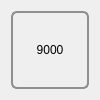
<?xml version="1.0" encoding="UTF-8"?>
<ui version="4.0">
 <class>CardWidget</class>
 <widget class="QWidget" name="CardWidget">
  <property name="geometry">
   <rect>
    <x>0</x>
    <y>0</y>
    <width>100</width>
    <height>100</height>
   </rect>
  </property>
  <property name="minimumSize">
   <size>
    <width>100</width>
    <height>100</height>
   </size>
  </property>
  <property name="maximumSize">
   <size>
    <width>100</width>
    <height>100</height>
   </size>
  </property>
  <property name="baseSize">
   <size>
    <width>100</width>
    <height>100</height>
   </size>
  </property>
  <property name="windowTitle">
   <string>Form</string>
  </property>
  <property name="styleSheet">
   <string notr="true">
</string>
  </property>
  <layout class="QGridLayout" name="gridLayout">
   <item row="0" column="0">
    <widget class="QPushButton" name="scoreButton">
     <property name="sizePolicy">
      <sizepolicy hsizetype="MinimumExpanding" vsizetype="MinimumExpanding">
       <horstretch>0</horstretch>
       <verstretch>0</verstretch>
      </sizepolicy>
     </property>
     <property name="styleSheet">
      <string notr="true">*:hover{
background-color: gray;
}
QPushButton {
    border: 2px solid #8f8f91;
    border-radius: 6px;
    background-color: qlineargradient(x1: 0, y1: 0, x2: 0, y2: 1,
                                      stop: 0 #f6f7fa, stop: 1 #dadbde);
color: black

}</string>
     </property>
     <property name="text">
      <string>9000</string>
     </property>
    </widget>
   </item>
  </layout>
 </widget>
 <resources/>
 <connections/>
</ui>
